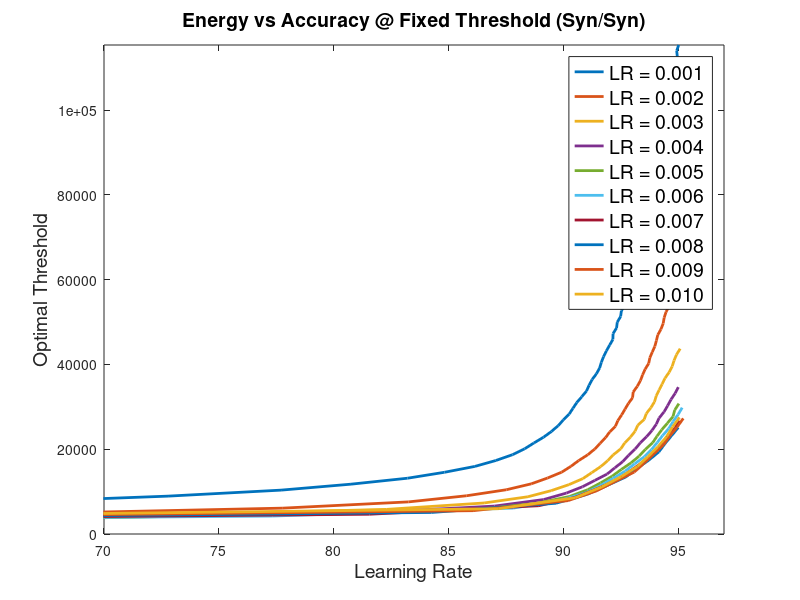

Source code (MATLAB):
acc_lr_001 = [10.563333333334171,10.950000000000898,13.528333333334635,23.716666666661336,28.456666666657025,37.473333333315495,52.17499999996879,65.82333333328971,72.78833333328338,77.70999999994557,80.7549999999428,83.21666666660722,84.82666666660576,86.15166666660456,87.06333333327039,87.79333333326973,88.31666666660259,88.71999999993555,89.14166666660184,89.49166666660152,89.77833333326792,90.00666666660105,90.25833333326749,90.42166666660067,90.59166666660052,90.80666666660032,91.01166666660014,91.12499999993337,91.25833333326658,91.44499999993307,91.58333333326628,91.65833333326621,91.75666666659946,91.87999999993268,92.01999999993255,92.16166666659909,92.16833333326575,92.32166666659894,92.35166666659892,92.49833333326545,92.53166666659875,92.68499999993195,92.73333333326524,92.8399999999318,92.92999999993172,92.988333333265,93.05833333326494,93.06166666659827,93.1366666665982,93.26666666659808,93.33833333326469,93.38499999993131,93.44999999993125,93.55666666659782,93.58833333326446,93.65999999993106,93.70166666659769,93.75499999993097,93.79833333326427,93.87999999993086,93.9399999999308,94.04666666659737,94.00499999993075,94.07666666659735,94.14333333326395,94.14833333326395,94.21333333326389,94.23833333326387,94.29833333326381,94.35833333326376,94.39166666659706,94.43999999993035,94.44833333326368,94.46499999993033,94.5666666665969,94.63499999993017,94.6483333332635,94.68666666659679,94.72999999993009,94.76666666659672,94.81999999993,94.87999999992995,94.88833333326328,94.92833333326324,94.96666666659654,94.9399999999299,95.02666666659648]
acc_lr_002 = [10.461666666667488,21.21666666666361,36.149999999983365,64.60999999995748,77.7899999999455,83.26833333327384,85.79333333327155,87.51999999993664,88.60333333326899,89.319999999935,89.93166666660112,90.33166666660075,90.66999999993378,91.06333333326675,91.36666666659981,91.6016666665996,91.83999999993272,92.02166666659922,92.26999999993232,92.37833333326556,92.54333333326541,92.68833333326528,92.83666666659848,93.01833333326498,93.04499999993162,93.22333333326479,93.361666666598,93.45499999993125,93.56499999993115,93.719999999931,93.77166666659762,93.87666666659753,93.9883333332641,94.0549999999307,94.11666666659731,94.25333333326385,94.3516666665971,94.39333333326373,94.47499999993032,94.60333333326354,94.60333333326354,94.7533333332634,94.78999999993003,94.85999999992997,94.99999999992984,94.99166666659652,95.12333333326306]
acc_lr_003 = [13.126666666667905,35.03499999998438,70.66499999995197,82.30333333327472,86.55333333327086,88.45999999993579,89.47166666660154,90.24666666660083,90.85166666660028,91.23999999993326,91.62499999993291,91.93499999993263,92.1799999999324,92.50333333326545,92.67499999993196,92.92833333326506,93.12833333326488,93.24333333326477,93.52333333326452,93.61666666659777,93.81833333326425,93.97333333326411,94.0499999999307,94.17499999993059,94.30499999993047,94.42999999993036,94.6099999999302,94.74333333326341,94.82499999993,94.93166666659657,95.09166666659642]
acc_lr_004 = [17.17833333333395,54.369999999966794,81.25666666660901,87.00499999993711,89.14999999993516,90.13666666660093,90.83333333326696,91.37166666659981,91.90666666659932,92.24666666659901,92.59499999993203,92.84666666659847,93.12833333326488,93.35833333326467,93.63499999993108,93.86499999993087,94.05166666659737,94.17333333326393,94.39166666659706,94.54666666659692,94.69333333326345,94.87166666659662,95.0116666665965]
acc_lr_005 = [20.784999999997336,69.18333333328665,85.77499999993823,88.8466666666021,90.27166666660081,91.07333333326675,91.62333333326625,92.13166666659912,92.53333333326542,92.95833333326503,93.30333333326472,93.5716666665978,93.89166666659752,94.07999999993068,94.29333333326382,94.53666666659693,94.77833333326338,94.85499999992997,95.03499999992981]
acc_lr_006 = [25.734999999992834,77.32999999994591,87.81666666660304,89.85333333326786,90.94833333326686,91.61333333326625,92.16833333326575,92.68833333326528,93.10499999993156,93.52999999993118,93.8399999999309,94.09166666659733,94.32666666659712,94.59499999993021,94.7816666665967,94.99999999992984,95.17833333326301]
acc_lr_007 = [31.67833333332076,81.5583333332754,88.93666666660202,90.51166666660059,91.40333333326645,92.21499999993237,92.75333333326522,93.23833333326478,93.729999999931,94.04833333326404,94.36166666659709,94.55833333326358,94.87333333326329,95.0449999999298]
acc_lr_008 = [36.651666666649575,84.26666666660627,89.67999999993468,91.0466666666001,91.898333333266,92.71833333326525,93.19999999993148,93.72166666659767,94.16666666659727,94.4283333332637,94.71833333326343,95.0066666665965]
acc_lr_009 = [41.15166666664548,86.07166666660463,90.2049999999342,91.45666666659973,92.27333333326565,93.08999999993158,93.52999999993118,93.94666666659747,94.36999999993041,94.64499999993016,94.95499999992988,95.2266666665963]
acc_lr_010 = [45.08333333330857,87.16999999993696,90.52166666660058,91.67666666659953,92.52666666659876,93.22166666659813,93.6916666665977,94.12833333326397,94.50499999993029,94.76166666659672,95.06333333326312]
    
e_lr_001 = [122.19798574725439, 451.7832328896793, 1158.6806376443694, 2259.7642728276137, 3475.0794164797635, 4747.941957836798, 6102.528487642219, 7518.328123477547, 8933.190924913879, 10348.798700783918, 11753.789339270752, 13158.515998550993, 14558.138163498214, 15944.950149264796, 17336.977091002907, 18713.90661380741, 20093.259684900164, 21462.446729060583, 22833.699603055844, 24201.041325588052, 25559.286048941347, 26921.804078400015, 28287.199831571885, 29654.209877161953, 31021.357789823167, 32377.18065616286, 33731.37443486231, 35090.06608031493, 36443.029522981284, 37798.016541306795, 39148.55071109593, 40494.982954605206, 41852.46549019715, 43208.16106832473, 44556.51107047243, 45902.4610975415, 47257.80406661689, 48614.63268233069, 49963.25183828101, 51311.837705858656, 52665.19791652524, 54021.23746342055, 55375.919633553916, 56730.66360184875, 58084.04452407721, 59433.37868685877, 60784.64232474738, 62137.85316565688, 63499.27500041504, 64851.661615444, 66198.79780671286, 67549.29704569513, 68903.72103183773, 70258.30070791805, 71615.67832650883, 72973.61535361946, 74334.73827329844, 75701.76349789421, 77066.14617550214, 78435.74936698042, 79801.99211063767, 81167.81190847767, 82524.58458400895, 83890.06257498464, 85254.46737969383, 86619.41307639181, 87983.60763081873, 89354.31924836962, 90722.82874163319, 92088.56931900859, 93455.74779253025, 94833.16871052718, 96208.67368630249, 97580.50805478245, 98951.83708462585, 100315.54262233672, 101673.36550764841, 103036.44602878465, 104403.57738818307, 105770.44929871807, 107135.33744978823, 108501.4195621598, 109872.02624653206, 111239.19753548774, 112609.84187126138, 113980.9051429163, 115347.00905927256]
e_lr_002 = [359.4905072139153, 1537.4667613023935, 2970.99118467574, 4570.85056258451, 6102.3883848539945, 7578.837182561817, 9024.4508815519, 10438.688794552952, 11827.648016355919, 13214.308748267626, 14584.458130975867, 15957.008096479789, 17314.952394678126, 18672.543496143742, 20015.04643457674, 21367.10145335067, 22715.95603029874, 24070.177931813927, 25411.64832657207, 26753.261770427966, 28096.981830665685, 29446.146648510385, 30799.09832022643, 32143.900777253435, 33493.32902366198, 34838.808688439596, 36187.43159807877, 37535.46877185367, 38880.479134272304, 40226.38110905974, 41575.1570358115, 42922.899283243845, 44267.41297786474, 45614.25566664704, 46962.97184218897, 48303.60401452519, 49658.377171070766, 51013.042850647136, 52358.48349684615, 53703.48153098331, 55058.072985294006, 56413.319208763576, 57757.70635375171, 59117.459412698525, 60473.59630570999, 61835.21647933391, 63186.442195699885]
e_lr_003 = [799.3736698741087, 2428.423468642005, 4205.041828086971, 5809.007009631677, 7318.9233376395505, 8785.51570250424, 10220.197805580228, 11644.678326743866, 13059.685225113904, 14467.967799500093, 15878.85531019833, 17286.158057980014, 18684.397450211112, 20082.99680806728, 21474.968563099395, 22869.35443494973, 24253.95501936983, 25639.619040880174, 27020.64570292463, 28416.85426316409, 29807.393193466552, 31193.32080506292, 32586.902969461833, 33967.483918370584, 35355.946667898315, 36748.5181225358, 38142.214402252015, 39535.93890501769, 40926.88661875529, 42316.20252767606, 43710.27705584276]
e_lr_004 = [1224.6145168117855, 3187.567008545378, 4964.9507554255615, 6585.394231446083, 8129.426248014924, 9653.349833479586, 11138.255676606654, 12635.607245246787, 14126.687515850455, 15607.425731319692, 17093.561694658136, 18572.923533901852, 20045.099778254, 21510.939081802622, 22978.998112704063, 24446.271264251965, 25904.861408626883, 27361.883233047585, 28819.504607849674, 30279.592464755875, 31732.96704324901, 33184.11055967373, 34646.92832187551]
e_lr_005 = [1579.3150690901361, 3752.5980709987925, 5555.4218990001455, 7236.9362209139435, 8848.454875808871, 10459.436952675316, 12047.739968454538, 13646.171508576548, 15240.116055743363, 16806.596420695892, 18376.747527106527, 19942.83515770237, 21511.939829678464, 23062.452895955295, 24607.40468152879, 26151.93531729749, 27694.210289818457, 29236.69058012505, 30762.20260783635]
e_lr_006 = [1979.1316269078989, 4230.17622775718, 6108.346594166853, 7911.885939880952, 9651.349908181623, 11389.30508770921, 13098.919537418575, 14821.678491626319, 16543.392864509035, 18226.462888176207, 19905.583363798538, 21567.59385479081, 23232.406613953943, 24877.655920549798, 26525.22090879815, 28165.210497922115, 29796.035216748645]
e_lr_007 = [2335.989869551868, 4661.136673858083, 6672.424740376753, 8631.087746802372, 10521.461140845022, 12401.150613052205, 14238.828140326648, 16089.719790111223, 17931.891444205212, 19723.316327655935, 21504.025199149964, 23273.532397250303, 25037.198120265453, 26778.28528373886]
e_lr_008 = [2651.9810274541123, 5081.31717242012, 7249.695745759011, 9373.904764969235, 11419.38477078398, 13441.2585066482, 15418.473023699587, 17407.68024955975, 19388.829811521253, 21309.986317993513, 23208.65351979576, 25104.68234865228]
e_lr_009 = [2930.071671153337, 5499.320621391157, 7866.1674842243665, 10189.2236266048, 12416.590117673853, 14603.160028931054, 16757.636343470305, 18916.58536991012, 21081.391387592983, 23168.842430413635, 25212.255447681815, 27264.58945996428]
e_lr_010 = [3205.572048681679, 5962.521298311257, 8561.312803976152, 11108.016625121547, 13541.459643275512, 15907.299674173539, 18266.030324982265, 20617.521146266223, 22988.76438332974, 25269.302213554074, 27509.739526752757]

figure
plot(acc_lr_001, e_lr_001, 'linewidth', 2)
hold on
plot(acc_lr_002, e_lr_002, 'linewidth', 2)
hold on
plot(acc_lr_003, e_lr_003, 'linewidth', 2)
hold on
plot(acc_lr_004, e_lr_004, 'linewidth', 2)
hold on
plot(acc_lr_005, e_lr_005, 'linewidth', 2)
hold on
plot(acc_lr_006, e_lr_006, 'linewidth', 2)
hold on
plot(acc_lr_007, e_lr_007, 'linewidth', 2)
hold on
plot(acc_lr_008, e_lr_008, 'linewidth', 2)
hold on
plot(acc_lr_009, e_lr_009, 'linewidth', 2)
hold on
plot(acc_lr_010, e_lr_010, 'linewidth', 2)
axis([70 97 0 Inf])
legend({'LR = 0.001', 'LR = 0.002', 'LR = 0.003', 'LR = 0.004', 'LR = 0.005', 'LR = 0.006', 'LR = 0.007', 'LR = 0.008', 'LR = 0.009', 'LR = 0.010'}, 'fontsize', 14)

title('Energy vs Accuracy @ Fixed Threshold (Syn/Syn)','fontsize', 14)
xlabel('Learning Rate', 'fontsize', 14)
ylabel('Optimal Threshold', 'fontsize', 14)